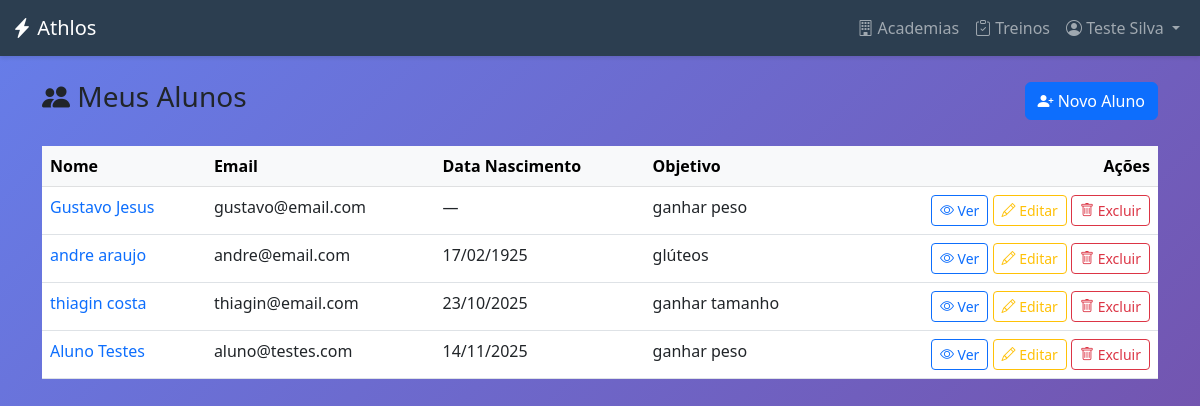
Before: /alunos/ (signed in) with the older database file.
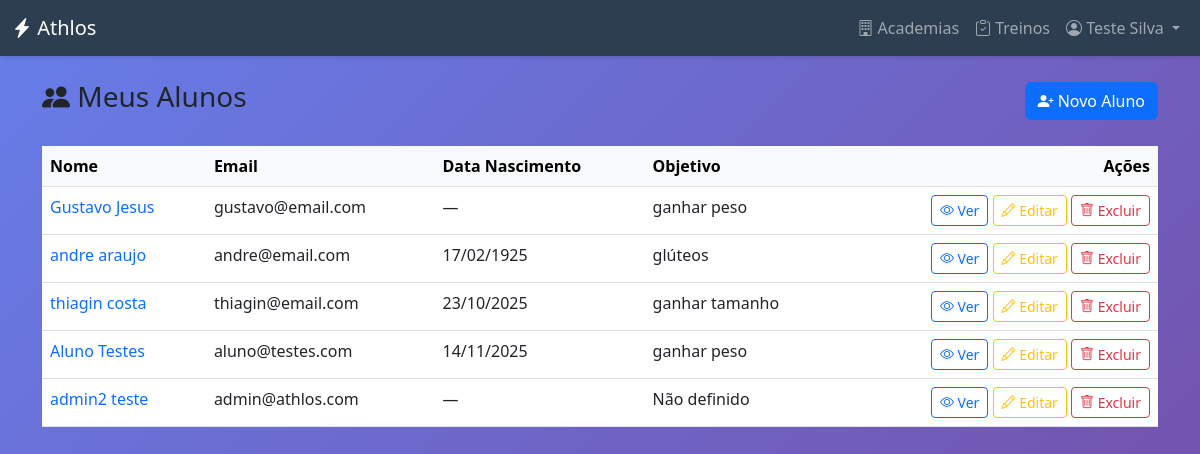
After: the same page with the newer database file.
### academias/models.py (models this page shows, shortened)
class Aluno(models.Model):
    user = models.OneToOneField(
        settings.AUTH_USER_MODEL,
        on_delete=models.CASCADE,
        primary_key=True,
        verbose_name="Usuário",
        limit_choices_to={"user_type": "ALUNO"},
    )
    personal_responsavel = models.ForeignKey(
        PersonalTrainer,
        on_delete=models.SET_NULL,
        null=True,
        blank=True,
        related_name="alunos",
        verbose_name="Personal Trainer Responsável",
    )
    academia = models.ForeignKey(
        Academia,
        on_delete=models.SET_NULL,
        null=True,
        blank=True,
        related_name="alunos",
        verbose_name="Academia",
    )
    data_nascimento = models.DateField(
        null=True, blank=True, verbose_name="Data de Nascimento"
    )
    objetivo = models.CharField(
        max_length=255, blank=True, null=True, verbose_name="Objetivo de Treino"
    )

### usuarios/models.py (models this page shows, shortened)
class CustomUser(AbstractUser):
    class TipoUsuario(models.TextChoices):
        ADMIN_SISTEMA = "ADMIN_SISTEMA", "Admin do Sistema"
        ADMIN_ACADEMIA = "ADMIN", "Admin da Academia"
        PERSONAL_TRAINER = "PERSONAL", "Personal Trainer"
        ALUNO = "ALUNO", "Aluno"
    email = models.EmailField(unique=True, verbose_name="Endereço de e-mail")
    user_type = models.CharField(
        max_length=20,
        choices=TipoUsuario.choices,
        default=TipoUsuario.ALUNO,
        verbose_name="Tipo de Usuário",
    )
    academia = models.ForeignKey(
        "academias.Academia",
        on_delete=models.SET_NULL,
        null=True,
        blank=True,
        verbose_name="Academia",
    )
    groups = models.ManyToManyField(
        Group,
        verbose_name="groups",
        blank=True,
        help_text=(
            "The groups this user belongs to. A user will get all permissions "
            "granted to each of their groups."
        ),
        related_name="customuser_groups",
        related_query_name="user",
    )
    user_permissions = models.ManyToManyField(
        Permission,
        verbose_name="user permissions",
        blank=True,
        help_text="Specific permissions for this user.",
        related_name="customuser_permissions",
        related_query_name="user",
    )
    USERNAME_FIELD = "email"
    REQUIRED_FIELDS = ["username", "first_name", "last_name"]

### core/views.py (the view)
# urls.py: path("alunos/", views.aluno_list, name="aluno_list"),
@login_required
def aluno_list(request):
    user = request.user
    if user.user_type in ["ADMIN", "ADMIN_SISTEMA"]:
        alunos = Aluno.objects.all()
    elif user.user_type == "PERSONAL":
        try:
            personal = user.personaltrainer
            alunos = personal.alunos.all()
        except PersonalTrainer.DoesNotExist:
            alunos = Aluno.objects.none()
    else:
        messages.error(request, "Acesso negado.")
        return redirect("dashboard")
    return render(request, "core/alunos/aluno_list.html", {"alunos": alunos})

### core/templates/core/alunos/aluno_list.html (shortened to what this page needs)
{% extends 'core/base.html' %}
{% block content %}
<div class="container py-4">
    <div class="d-flex justify-content-between align-items-center mb-4">
        <h3><i class="bi bi-people-fill"></i> Meus Alunos</h3>
        <a href="{% url 'aluno_create' %}" class="btn btn-primary">
            <i class="bi bi-person-plus-fill"></i> Novo Aluno
        </a>
    </div>
    {% if alunos %}
    <div class="table-responsive">
        <table class="table table-hover">
            <thead class="table-light">
                <tr>
                    <th>Nome</th>
                    <th>Email</th>
                    <th>Data Nascimento</th>
                    <th>Objetivo</th>
                    <th class="text-end">Ações</th>
                </tr>
            </thead>
            <tbody>
                {% for aluno in alunos %}
                <tr>
                    <td>
                        <a href="{% url 'aluno_detail' aluno.pk %}" class="text-decoration-none">
                            {{ aluno.user.get_full_name|default:aluno.user.email }}
                        </a>
                    </td>
                    <td>{{ aluno.user.email }}</td>
                    <td>{{ aluno.data_nascimento|date:"d/m/Y"|default:"—" }}</td>
                    <td>{{ aluno.objetivo|default:"Não definido" }}</td>
                    <td class="text-end">
                        <a href="{% url 'aluno_detail' aluno.pk %}" class="btn btn-sm btn-outline-primary">
                            <i class="bi bi-eye"></i> Ver
                        </a>
                        <a href="{% url 'aluno_edit' aluno.pk %}" class="btn btn-sm btn-outline-warning">
                            <i class="bi bi-pencil"></i> Editar
                        </a>
                        <button type="button" class="btn btn-sm btn-outline-danger" data-bs-toggle="modal"
                            data-bs-target="#deleteModal{{ aluno.pk }}">
                            <i class="bi bi-trash"></i> Excluir
                        </button>
                    </td>
                </tr>
                {% endfor %}
            </tbody>
        </table>
    </div>
    {% else %}
    <div class="alert alert-info">
        <i class="bi bi-info-circle"></i> Nenhum aluno cadastrado ainda.
        <a href="{% url 'aluno_create' %}" class="alert-link">Cadastre o primeiro aluno</a>.
    </div>
    {% endif %}
</div>
{% endblock %}

Changed rows visible on the page:
added Aluno: user.get_full_name "admin2 teste", user.email "admin@athlos.com", data_nascimento "—", objetivo "Não definido"
